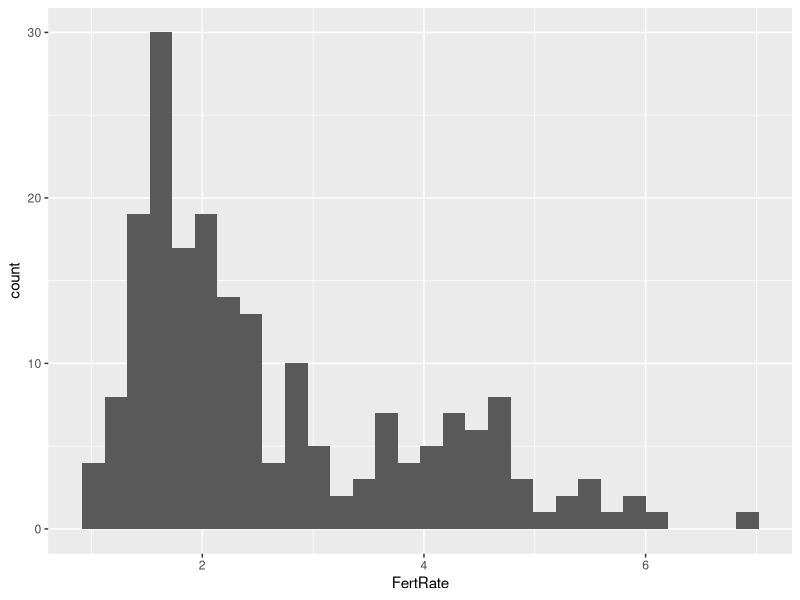
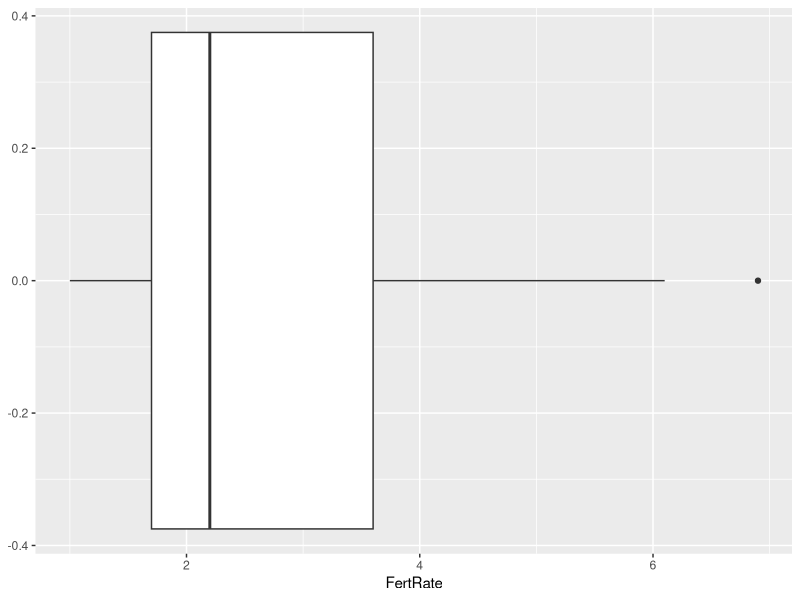

Source code (R) for these figures, in order:
## ---- chunk 1
###########################
# DEFAULT SETTINGS  -- you can ignore this for now! 
###########################

knitr::opts_chunk$set(message = FALSE) # include this if you don't want markdown to knit messages
knitr::opts_chunk$set(warning = FALSE) # include this if you don't want markdown to knit warnings
knitr::opts_chunk$set(echo=TRUE) # set echo=FALSE to hide code from html output

###########################
# LIBRARIES
###########################

#library(ggplot2)
#library(dplyr)
#library(patchwork)
library(tidyverse)

df <- read_csv("global_wealth_and_health.csv")  ## This is where the data file is "read" into R! 
#class(df)
#glimpse(df)

#extract only complete data points from the year 2018 
#df %>% distinct(Indicator)

df2 = df  %>% filter(!is.na(Value)) %>% filter(Time=="2018") %>% select(-c('Flag Codes', Flags, LOCATION, TIME, Time, DEMO_IND)) 
df3 = pivot_wider(df2, id_cols=Country, names_from = Indicator, values_from = Value)
df3 = df3[,-c(4,9,13)]
colnames(df3) = c("Country", "FertRate", "LifeExpect", "MortRate", "HIVPrev", "RuralPop", "GDP", "TotalExpenditure", "TotalPop", "SrPop", "YoungPop", "PovertyCount")

dataset = df3 %>% filter(!is.na(FertRate))
## ---- chunk 2
dataset %>% ggplot(aes(x = FertRate)) + geom_histogram()
## ---- chunk 3
dataset %>% ggplot(aes(x = FertRate)) + geom_boxplot()
## ---- chunk 4
dataset %>% select(FertRate) %>% summary
## ---- chunk 5
#dataset %>% select(?) %>% var
